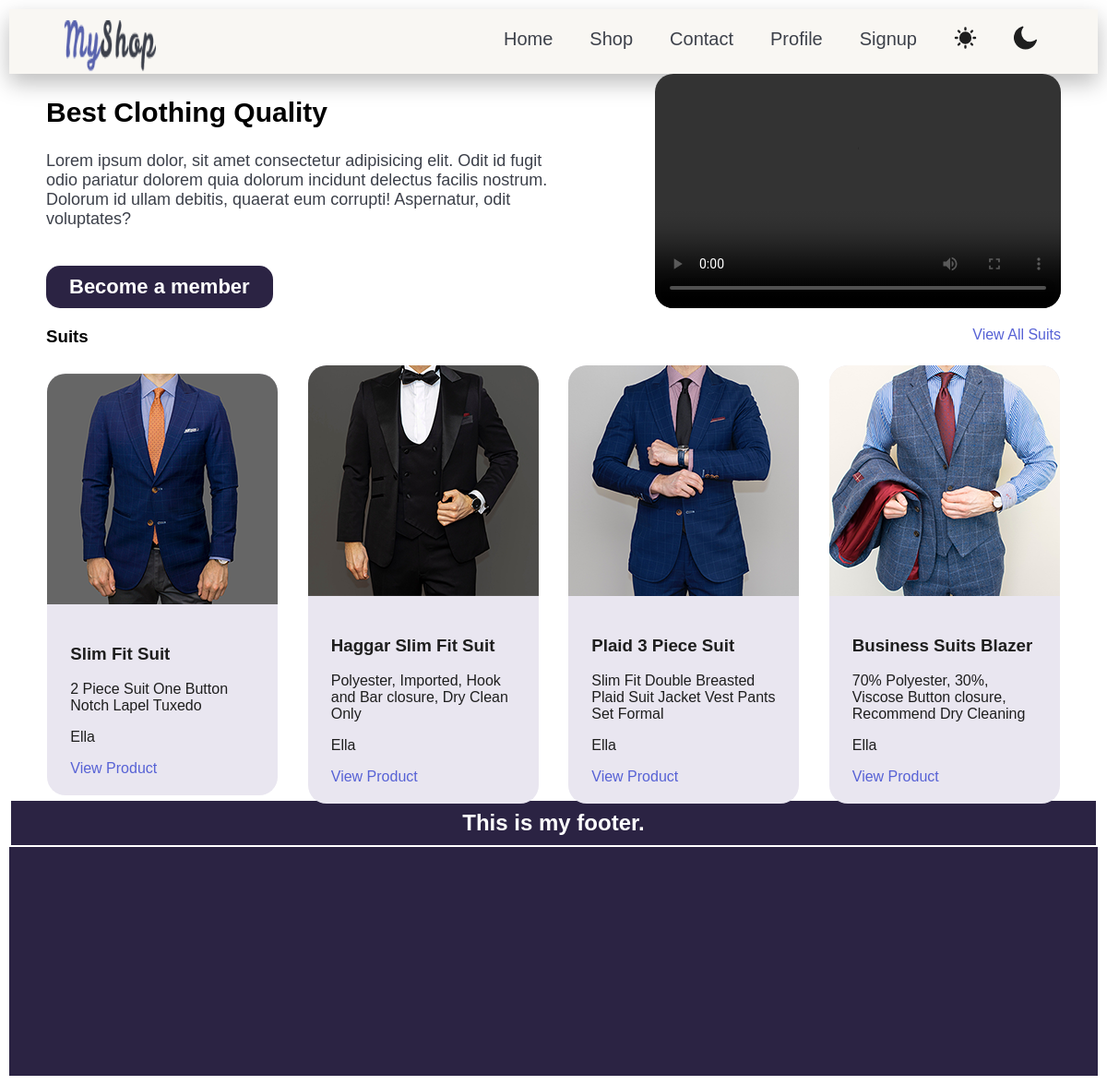
The page / on the database its author committed.
### products/models.py (models this page shows, shortened)
class Product(models.Model):
    title = models.CharField(max_length=40)
    description = models.TextField(blank=True)
    category = models.ManyToManyField(Category, blank=True)
    image = models.ImageField(blank=True, upload_to="upload-img")
    price = models.PositiveIntegerField()
    brand = models.ForeignKey(Brand, on_delete=models.CASCADE, null=True, related_name="prd")
    slug = models.SlugField(blank=True)
    is_best_seller = models.BooleanField(default=False)
    suggestion = models.ManyToManyField('self', blank=True)

class Brand(models.Model):
    title = models.CharField(max_length=70)
    logo =  models.ImageField()
    address = models.OneToOneField(Address, on_delete=models.CASCADE, null =True)
    def __str__(self):
      return f"{self.title}"

### products/views.py (the view, shortened to what this page needs)
# urls.py: path('', views.IndexView.as_view(), name="home"), #Home page
class IndexView(View):
    def get(self, request):
        user = "elaheh"
        product_number = 4
        products = Product.objects.all().order_by('-id')[:4]
        return render(request,
                   "products/home.html", {
                      "name" : user,
                      "number" : product_number,
                      "products" : products,
                      })

### products/templates/products/home.html (shortened to what this page needs)
{% extends 'base.html' %}
{% load static %}
{% block css  %}{% static "products/style.css" %}{% endblock %}
{% block body %}
{% include "includes/nav.html"  %}
<section id="intro">
    <div  style="width: 50%;">
        <h1>Best Clothing Quality</h1>
        <p>Lorem ipsum dolor, sit amet consectetur adipisicing elit.
            Odit id fugit odio pariatur dolorem quia dolorum
             incidunt delectus facilis nostrum. Dolorum id ullam debitis,
             quaerat eum corrupti! Aspernatur, odit voluptates?</p>
             <a onclick="becomeMember()" id="member-btn">Become a member</a>
    </div>
<video controls>
    <source src=" {% static "products/video/intro-video.MP4" %} ">
</video>
</section>
<div class="product-nav">
    <h3>Suits</h3>
    <a href="{% url "productcat" "suits" %}">View All Suits</a>
</div>
<main id="products-intro">
    {% for product in products%}
    <div class="product-card">
        <img src={{product.image.url}}  class="product-img">
        <div style="padding: 20px 25px">
            <h3>{{product.title}}</h3>
            <p>{{product.description}}</p>
            {% if product.brand.title %}
                     <p>{{product.brand}}</p>
            {% endif %}
            <a href="{% url "product_page" product.brand.title product.slug %}">View Product</a>
        </div>
    </div>
    {% endfor %}
</main>
<footer>
    <h2>This is my footer.</h2>
</footer>
{% endblock %}

### products/static/products/style.css (style rules this page uses)
body { font-family: Arial, Helvetica, sans-serif; margin:10px; }
#intro { display: flex; width: 1100px; margin: auto; justify-content: space-between; }
#intro h1 { font-size: 30px; }
#intro p { font-size: 18px; margin-bottom: 40px; color:#3c404a; }
#intro a { background-color: #2b2343; color: white; padding: 10px 25px; font-size: 22px; font-weight: bold; border-radius: 15px; transition-duration: 0.3s; display: block; width: fit-content; animation: slide-up 1s; }
video { width: 40%; border-radius: 20px; }
.product-nav { display: flex; justify-content:space-between; width: 1100px; margin: 20px auto; }
.product-nav h3 { margin: 0px; width: 50%; }
.product-nav a, main a { color: #5762D5; text-decoration:none; transition-duration:0.3s; }
#products-intro { display: flex; flex-wrap:wrap; justify-content: center; width: 1100px; margin: auto; height: 450px; gap: 30px 30px; }
.product-card { background-color:#e9e6f0 ; color: #1e1e1e; border-radius: 20px; width: 250px; margin: auto; }
.product-img { border-radius: 20px 20px 0 0; transition-duration: 0.3s; }
footer { background-color: #2b2343; height: 300px; width:100% ; color: white; text-align: center; }
h2 { border: solid 2px white; padding: 10px; }

### rows shown on the page
Product: image (picture), title "Slim Fit Suit", description "2 Piece Suit One Button Notch Lapel Tuxedo", brand "Ella"
Product: image (picture), title "Haggar Slim Fit Suit", description "Polyester, Imported, Hook and Bar closure, Dry Clean Only", brand "Ella"
Product: image (picture), title "Plaid 3 Piece Suit", description "Slim Fit Double Breasted Plaid Suit Jacket Vest Pants Set Formal", brand "Ella"
Product: image (picture), title "Business Suits Blazer", description "70% Polyester, 30%, Viscose Button closure, Recommend Dry Cleaning", brand "Ella"
